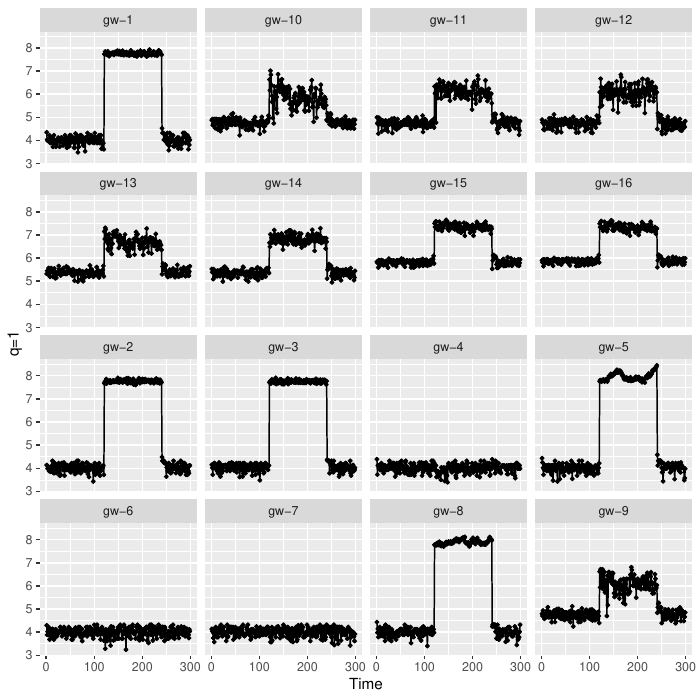

Generate this figure with R:

library(ggplot2)
library(scales)
library(doBy)


data = read.table("index.txt", header=T)
data$Node = factor(data$Node)
data.test = subset(data, grepl("^gw", Node))
data = droplevels(data.test)
fa = levels(data$Node)

pdf("index.pdf")
# pdf("gini.pdf")

for(i in 1:ceiling(length(fa)/16)){
  sub_class=fa[c(1:16)+(i-1)*16]
  g.root <- ggplot(subset(data, Node %in% sub_class)) +
    geom_point(aes (x=Time, y=entropy), size=1) +
    geom_line(aes (x=Time, y=entropy), size=0.5) +
    ylab("q=1") +
    facet_wrap(~ Node)
  print(g.root)
}

# pdf("en.pdf")
for(i in 1:ceiling(length(fa)/16)){
  sub_class=fa[c(1:16)+(i-1)*16]
  g.root <- ggplot(subset(data, Node %in% sub_class)) +
    geom_point(aes (x=Time, y=gini), size=1) +
    geom_line(aes (x=Time, y=gini), size=0.5) +
    ylab("q=2") +
    facet_wrap(~ Node)
  print(g.root)
}

# pdf("t05.pdf")
for(i in 1:ceiling(length(fa)/16)){
  sub_class=fa[c(1:16)+(i-1)*16]
  g.root <- ggplot(subset(data, Node %in% sub_class)) +
    geom_point(aes (x=Time, y=t05), size=1) +
    geom_line(aes (x=Time, y=t05), size=0.5) +
    ylab("q=0.5") +
    facet_wrap(~ Node)
  print(g.root)
}

# pdf("enrate.pdf")
# for(i in 1:ceiling(length(fa)/16)){
#   sub_class=fa[c(1:16)+(i-1)*16]
#   g.root <- ggplot(subset(data, Node %in% sub_class)) +
#     geom_point(aes (x=Time, y=enrate), size=1) +
#     geom_line(aes (x=Time, y=enrate), size=0.5) +
#     ylab("Packets") +
#     facet_wrap(~ Node)
#   print(g.root)
# }

# pdf("ginirate.pdf")
# for(i in 1:ceiling(length(fa)/16)){
#   sub_class=fa[c(1:16)+(i-1)*16]
#   g.root <- ggplot(subset(data, Node %in% sub_class)) +
#     geom_point(aes (x=Time, y=ginirate), size=1) +
#     geom_line(aes (x=Time, y=ginirate), size=0.5) +
#     ylab("Packets") +
#     facet_wrap(~ Node)
#   print(g.root)
# }


# pdf("attack.pdf")
# for(i in 1:ceiling(length(fa)/16)){
#   sub_class=fa[c(1:16)+(i-1)*16]
#   g.root <- ggplot(subset(data, Node %in% sub_class)) +
#     geom_point(aes (x=Time, y=attack), size=1) +
#     geom_line(aes (x=Time, y=attack), size=0.5) +
#     ylab("attack") +
#     facet_wrap(~ Node)
#   print(g.root)
# }


retval <- dev.off()